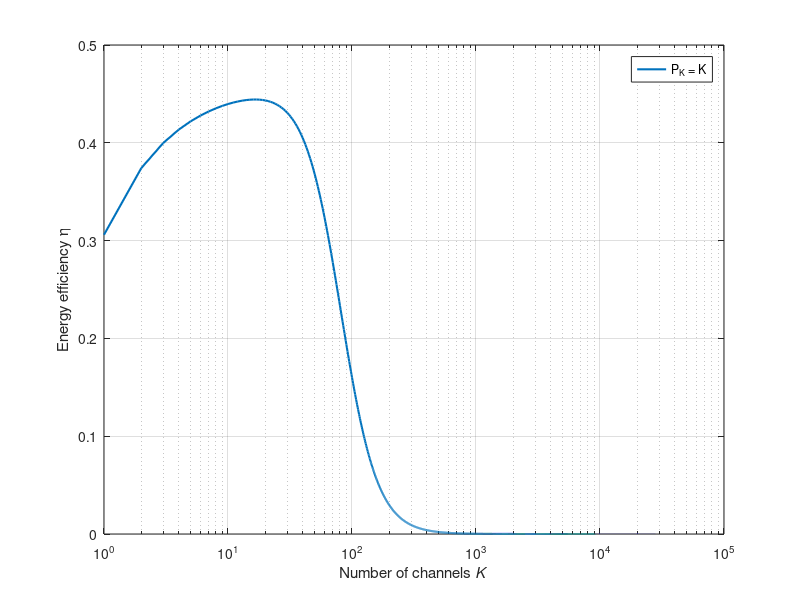

Write the MATLAB code that produced this figure.
clc;
% close all;
% clear all;
m = 1:1:1e5;
B = 100;
S = 3e5;
% S = logspace(1,6);
t = 1;
% t = 0:0.01:10;
Th = 320;
Tc = 300;
a=0.9;
% k = 1.38E-23;
k = 1;
N = B.*Tc*k;
% R = B.*log(1+a*S./N);
% I = R.*t;


Rm = B.*log(1+a*(S./m)./N).*m;
I = Rm*t;
P = Th.*Rm*k - (1-a).*S;
v = 1e0;
Pm = Th.*Rm*k - (1-a).*S;

E = I*Th;
Qs =(1-a)*S.*t;
Qf = I*Tc;

Qm = m.^3;
etam = (E-Qs)./(E+Qf+Qm);
eta = (E-Qs)./(E+Qf);

% figure
semilogx(m,etam,'linewidth',1.5)
xlabel('Number of channels {\it{K}}')
ylabel('Energy efficiency {\eta}')
hold on
box on
grid on
% [hx,line1,line2]=plotyy(m,P,m,etam,'semilogx');
% linel.Marker = '.';
% line2.Marker = '.';
legend('P_K = K','P_K = K^2','P_K = K^3')

